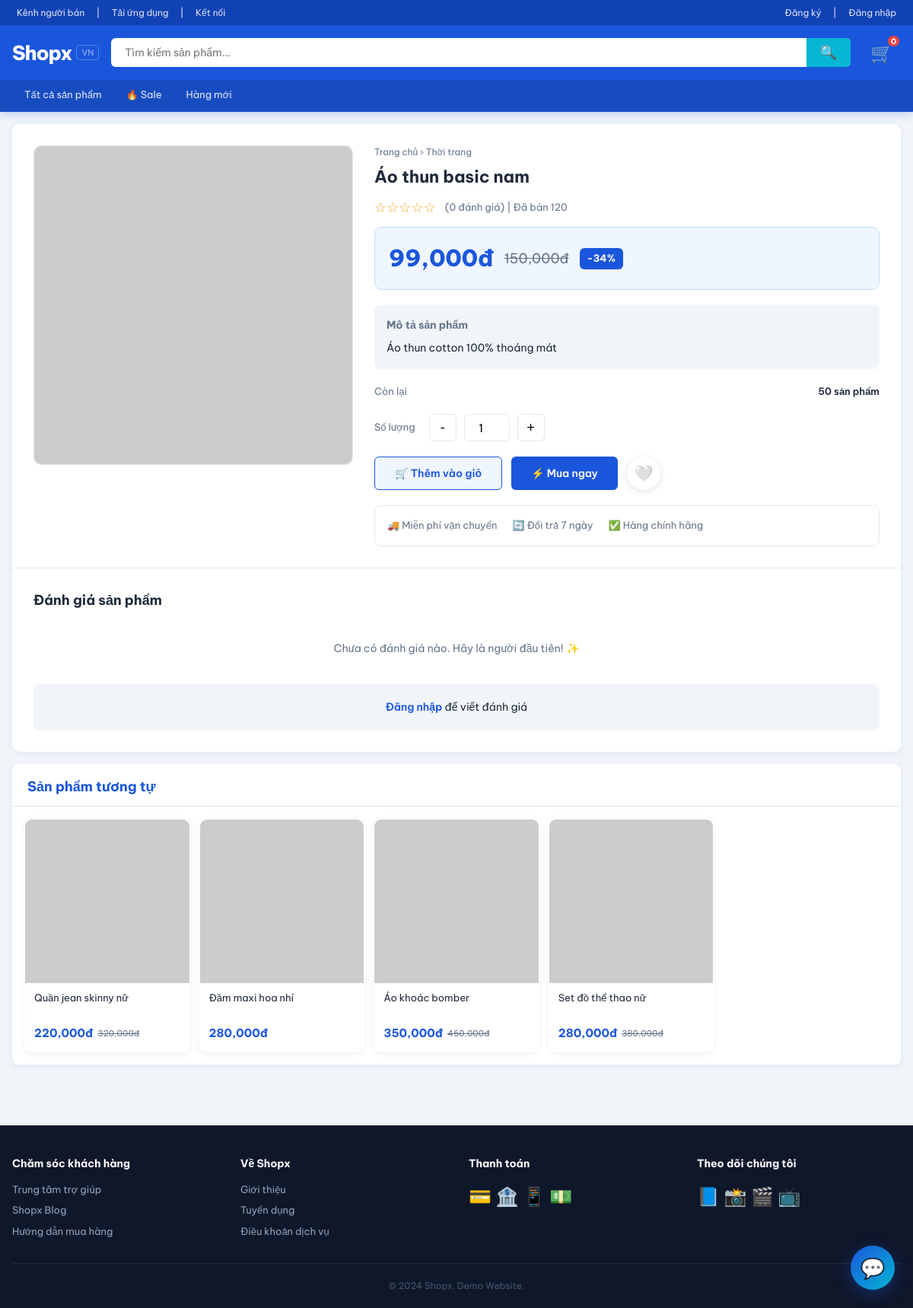
Page /product/1 on the committed database.
### tables this page shows
CREATE TABLE categories (
            id INTEGER PRIMARY KEY AUTOINCREMENT,
            name TEXT NOT NULL,
            icon TEXT DEFAULT '🛍️'
        );

CREATE TABLE products (
            id INTEGER PRIMARY KEY AUTOINCREMENT,
            name TEXT NOT NULL,
            description TEXT,
            price REAL NOT NULL,
            sale_price REAL,
            sale_end TEXT,
            stock INTEGER DEFAULT 0,
            category_id INTEGER,
            image TEXT,
            video TEXT,
            sold INTEGER DEFAULT 0,
            created_at TEXT DEFAULT CURRENT_TIMESTAMP,
            FOREIGN KEY(category_id) REFERENCES categories(id)
        );

### app.py (the view)
@app.route('/product/<int:pid>')
def product_detail(pid):
    conn = get_db()
    p = conn.execute("SELECT p.*, c.name as cat_name FROM products p LEFT JOIN categories c ON p.category_id=c.id WHERE p.id=?", (pid,)).fetchone()
    if not p:
        abort(404)
    reviews = conn.execute("""SELECT r.*, u.name as user_name FROM reviews r JOIN users u ON r.user_id=u.id WHERE r.product_id=? ORDER BY r.created_at DESC""", (pid,)).fetchall()
    avg_rating = conn.execute("SELECT COALESCE(AVG(rating), 0) FROM reviews WHERE product_id=?", (pid,)).fetchone()[0]
    related = conn.execute("SELECT * FROM products WHERE category_id=? AND id!=? LIMIT 6", (p['category_id'], pid)).fetchall()
    in_wishlist = False
    if 'user_id' in session:
        in_wishlist = conn.execute("SELECT 1 FROM wishlist WHERE user_id=? AND product_id=?", (session['user_id'], pid)).fetchone() is not None
    conn.close()
    return render_template('product_detail.html', product=p, reviews=reviews, avg_rating=avg_rating, related=related, in_wishlist=in_wishlist)

### app.py (called while the page is built)
def get_db():
    conn = sqlite3.connect(DB_PATH)
    conn.row_factory = sqlite3.Row
    return conn

### templates/product_detail.html (shortened to what this page needs)
{% extends 'base.html' %}
{% block content %}
<div class="container">
<div class="product-detail">
  <div class="product-detail-inner">
    <div>
      <img class="product-main-img" src="{{ product.image }}" alt="{{ product.name }}" onerror="this.src='https://picsum.photos/400/400?random={{ product.id }}'">
    </div>
    <div>
      {% if product.cat_name %}
      <div style="font-size:12px;color:var(--text-light);margin-bottom:8px;">
        <a href="/">Trang chủ</a> › <a href="/products?cat={{ product.category_id }}">{{ product.cat_name }}</a>
      </div>
      {% endif %}
      <h1 class="product-detail-name">{{ product.name }}</h1>
      <div style="display:flex;align-items:center;gap:12px;margin-bottom:12px;">
        <span style="color:#f5a623;font-size:18px;">{{ '★' * avg_rating|int }}{{ '☆' * (5 - avg_rating|int) }}</span>
        <span style="color:var(--text-light);font-size:13px;">({{ reviews|length }} đánh giá) | Đã bán {{ product.sold }}</span>
      </div>
      <div class="product-detail-price">
        {% if product.sale_price %}
        <span class="detail-price-current">{{ "{:,.0f}đ".format(product.sale_price) }}</span>
        <span class="detail-price-original">{{ "{:,.0f}đ".format(product.price) }}</span>
        <span class="detail-discount">-{{ ((product.price - product.sale_price) / product.price * 100)|int }}%</span>
        {% else %}
        <span class="detail-price-current">{{ "{:,.0f}đ".format(product.price) }}</span>
        {% endif %}
      </div>
      {% if product.description %}
      <div style="margin-bottom:20px;padding:16px;background:var(--bg);border-radius:8px;">
        <h3 style="font-size:14px;margin-bottom:8px;color:var(--text-light);">Mô tả sản phẩm</h3>
        <p style="font-size:14px;line-height:1.6;">{{ product.description }}</p>
      </div>
      {% endif %}
      <div style="margin-bottom:20px;">
        <div style="display:flex;justify-content:space-between;font-size:13px;margin-bottom:8px;">
          <span style="color:var(--text-light);">Còn lại</span>
          <span style="font-weight:600;">{{ product.stock }} sản phẩm</span>
        </div>
      </div>
      <div class="qty-control">
        <span style="font-size:13px;color:var(--text-light);margin-right:8px;">Số lượng</span>
        <button class="qty-btn" onclick="changeQty(-1)">-</button>
        <input type="number" id="detailQty" class="qty-input" value="1" min="1" max="{{ product.stock }}">
        <button class="qty-btn" onclick="changeQty(1)">+</button>
      </div>
      <div class="action-btns">
        <button class="btn btn-outline" onclick="addToCart({{ product.id }}, parseInt(document.getElementById('detailQty').value))">
          🛒 Thêm vào giỏ
        </button>
        <button class="btn btn-primary" onclick="buyNow({{ product.id }})">
          ⚡ Mua ngay
        </button>
        <button class="wishlist-btn {{ 'active' if in_wishlist }}" style="position:static;width:44px;height:44px;font-size:20px;" onclick="toggleWishlist({{ product.id }}, this)" id="wishBtn">
          {{ '❤️' if in_wishlist else '🤍' }}
        </button>
      </div>
      <div style="margin-top:20px;padding:16px;border:1px solid var(--border);border-radius:8px;">
        <div style="display:flex;gap:20px;font-size:13px;color:var(--text-light);">
          <span>🚚 Miễn phí vận chuyển</span>
          <span>🔄 Đổi trả 7 ngày</span>
          <span>✅ Hàng chính hãng</span>
        </div>
      </div>
    </div>
  </div>
  <div class="reviews-section">
    <h2 style="font-size:18px;font-weight:700;margin-bottom:20px;">Đánh giá sản phẩm</h2>
    {% if reviews %}
    <div class="review-avg">
      <div class="avg-score">{{ "%.1f"|format(avg_rating) }}</div>
      <div>
        <div style="font-size:24px;color:#f5a623;">{{ '★' * avg_rating|int }}{{ '☆' * (5 - avg_rating|int) }}</div>
        <div style="font-size:13px;color:var(--text-light);">{{ reviews|length }} đánh giá</div>
      </div>
    </div>
    {% for r in reviews %}
    <div class="review-item">
      <div class="review-header">
        <span style="width:36px;height:36px;background:var(--primary);color:white;border-radius:50%;display:flex;align-items:center;justify-content:center;font-weight:700;font-size:14px;flex-shrink:0;">{{ r.user_name[0] }}</span>
        <span class="review-user">{{ r.user_name }}</span>
        <span style="color:#f5a623;">{{ '★' * r.rating }}{{ '☆' * (5 - r.rating) }}</span>
        <span class="review-date">{{ r.created_at[:10] }}</span>
      </div>
      <div class="review-comment">{{ r.comment }}</div>
    </div>
    {% endfor %}
    {% else %}
    <div style="color:var(--text-light);text-align:center;padding:20px;">Chưa có đánh giá nào. Hãy là người đầu tiên! ✨</div>
    {% endif %}
    {% if session.user_id %}
    <div class="review-form">
      <h3 style="font-size:15px;margin-bottom:12px;">Viết đánh giá của bạn</h3>
      <form method="POST" action="/review/add">
        <input type="hidden" name="product_id" value="{{ product.id }}">
        <div style="margin-bottom:12px;">
          <div style="font-size:13px;color:var(--text-light);margin-bottom:6px;">Chọn số sao</div>
          <div class="star-select">
            {% for i in [5,4,3,2,1] %}
            <input type="radio" name="rating" id="star{{ i }}" value="{{ i }}" {{ 'checked' if i == 5 }}>
            <label for="star{{ i }}">★</label>
            {% endfor %}
          </div>
        </div>
        <div class="form-group">
          <label>Nhận xét của bạn</label>
          <textarea name="comment" rows="3" placeholder="Chia sẻ trải nghiệm của bạn về sản phẩm này..." style="width:100%;padding:10px;border:1px solid var(--border);border-radius:8px;font-family:inherit;font-size:14px;resize:vertical;"></textarea>
        </div>
        <button type="submit" class="btn btn-primary">Gửi đánh giá</button>
      </form>
    </div>
    {% else %}
    <div style="text-align:center;padding:20px;background:var(--bg);border-radius:8px;margin-top:16px;">
      <a href="/login" style="color:var(--primary);font-weight:600;">Đăng nhập</a> để viết đánh giá
    </div>
    {% endif %}
  </div>
</div>
{% if related %}
<div style="background:white;border-radius:8px;box-shadow:var(--shadow);margin-top:16px;overflow:hidden;">
  <div class="section-header">
    <div class="section-title">Sản phẩm tương tự</div>
  </div>
  <div class="product-grid">
    {% for p in related %}
    <div class="product-card" onclick="location.href='/product/{{ p.id }}'">
      <img class="product-img" src="{{ p.image }}" alt="{{ p.name }}" onerror="this.src='https://picsum.photos/400/400?random={{ p.id + 50 }}'">
      <div class="product-info">
        <div class="product-name">{{ p.name }}</div>
        <div class="product-price">
          {% if p.sale_price %}
          <span class="price-current">{{ "{:,.0f}đ".format(p.sale_price) }}</span>
          <span class="price-original">{{ "{:,.0f}đ".format(p.price) }}</span>
          {% else %}
          <span class="price-current">{{ "{:,.0f}đ".format(p.price) }}</span>
          {% endif %}
        </div>
      </div>
    </div>
    {% endfor %}
  </div>
</div>
{% endif %}
</div>
{% endblock %}

### rows in the picture
categories: cat_name "Thời trang"
products: name "Áo thun basic nam", sold "120", sale_price "99,000đ", price "150,000đ", price+sale_price "34", description "Áo thun cotton 100% thoáng mát", stock "50"
products: name "Quần jean skinny nữ", sale_price "220,000đ", price "320,000đ"
products: name "Đầm maxi hoa nhí", price "280,000đ"
products: name "Áo khoác bomber", sale_price "350,000đ", price "450,000đ"
products: name "Set đồ thể thao nữ", sale_price "280,000đ", price "380,000đ"

### other values in the picture
{{ '☆' * (5 - avg_rating|int) }} "☆☆☆☆☆"
{{ reviews|length }} "0"
{{ '❤️' if in_wishlist else '🤍' }} "🤍"
